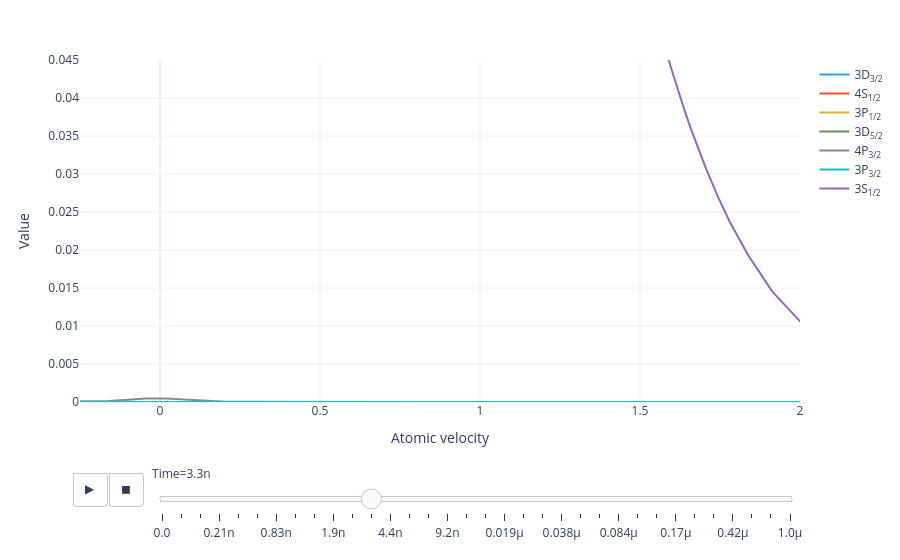

Source (notebook cell):
### Markdown cell above
Animate the level population distribution as a function of time:

### Code cell
model.level_population_distribution(sol).visualize(xaxis_range=(-.25, 2), yaxis_range=(0, .045))
